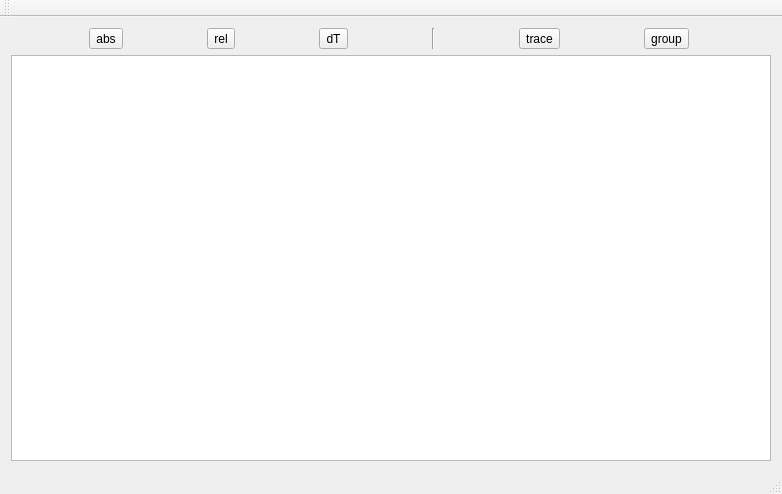
<?xml version="1.0" encoding="UTF-8"?>
<ui version="4.0">
 <class>MainWindow</class>
 <widget class="QMainWindow" name="MainWindow">
  <property name="geometry">
   <rect>
    <x>0</x>
    <y>0</y>
    <width>782</width>
    <height>494</height>
   </rect>
  </property>
  <property name="windowTitle">
   <string>Cannelloni</string>
  </property>
  <widget class="QWidget" name="centralWidget">
   <layout class="QVBoxLayout" name="verticalLayout">
    <item>
     <layout class="QHBoxLayout" name="horizontalLayout">
      <item>
       <widget class="QToolButton" name="toolButton_2">
        <property name="text">
         <string>abs</string>
        </property>
       </widget>
      </item>
      <item>
       <widget class="QToolButton" name="toolButton_3">
        <property name="text">
         <string>rel</string>
        </property>
       </widget>
      </item>
      <item>
       <widget class="QToolButton" name="toolButton">
        <property name="text">
         <string>dT</string>
        </property>
       </widget>
      </item>
      <item>
       <widget class="Line" name="line">
        <property name="orientation">
         <enum>Qt::Vertical</enum>
        </property>
       </widget>
      </item>
      <item>
       <widget class="QToolButton" name="toolButton_4">
        <property name="text">
         <string>trace</string>
        </property>
       </widget>
      </item>
      <item>
       <widget class="QToolButton" name="toolButton_5">
        <property name="text">
         <string>group</string>
        </property>
       </widget>
      </item>
     </layout>
    </item>
    <item>
     <widget class="QTreeView" name="tree">
      <property name="uniformRowHeights">
       <bool>true</bool>
      </property>
     </widget>
    </item>
   </layout>
  </widget>
  <widget class="QMenuBar" name="menuBar">
   <property name="geometry">
    <rect>
     <x>0</x>
     <y>0</y>
     <width>782</width>
     <height>21</height>
    </rect>
   </property>
  </widget>
  <widget class="QStatusBar" name="statusBar"/>
  <widget class="QToolBar" name="mainToolBar">
   <attribute name="toolBarArea">
    <enum>TopToolBarArea</enum>
   </attribute>
   <attribute name="toolBarBreak">
    <bool>false</bool>
   </attribute>
  </widget>
 </widget>
 <layoutdefault spacing="6" margin="11"/>
 <resources/>
 <connections/>
</ui>
